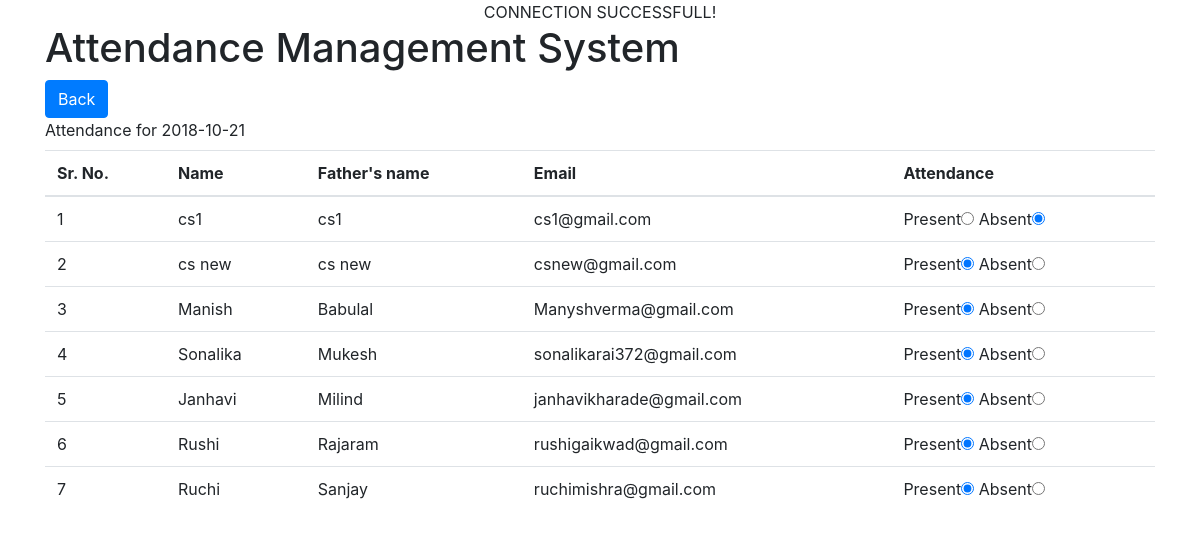
The page /viewp.php?date=2018-10-21 on the database its author committed.
### tables this page shows
CREATE TABLE IF NOT EXISTS `attendance` (
  `att_id` int(11) NOT NULL AUTO_INCREMENT,
  `value` varchar(50) NOT NULL,
  `emp_id` int(11) NOT NULL,
  `date` varchar(40) NOT NULL,
  PRIMARY KEY (`att_id`)
);

CREATE TABLE IF NOT EXISTS `emp` (
  `emp_id` int(11) NOT NULL AUTO_INCREMENT,
  `name` varchar(50) NOT NULL,
  `fname` varchar(50) NOT NULL,
  `email` varchar(100) NOT NULL,
  PRIMARY KEY (`emp_id`)
);

### viewp.php (the view, shortened to what this page needs)
<?php include_once("connection.php"); ?>
<!DOCTYPE html>
<html>
<head>
<link rel="stylesheet" href="https://maxcdn.bootstrapcdn.com/bootstrap/4.1.3/css/bootstrap.min.css">
</head>
<body>
<div class="panel panel-default container">
<div class="panel-heading">
    <h1 style="text-align: canter;">Attendance Management System</h1>
</div>
<div class="panel-body">
	<a href="index.php" class="btn btn-primary pull-right">Back</a>
<form method="post">
<table class="table">
	<thead>
	<tr>
	<th>Sr. No.</th>
	<th>Name</th>
	<th>Father's name</th>
	<th>Email</th>
	<th>Attendance</th>
	</tr>
	</thead>
	<?php
	if($_GET['date']){
		$date=$_GET['date'];
	$query="select emp.*,attendance.* from attendance
	inner join emp on attendance.emp_id=emp.emp_id and
	attendance.date='$date'";
	$result=$link->query($query);
	if($result->num_rows>0){
		$i=0;
	while($val=$result->fetch_assoc()){
		$i++;
	?>
	<tr>
	<td><?php echo $i; ?></td>
	<td><?php echo $val['name']; ?></td>
	<td><?php echo $val['fname']; ?></td>
	<td><?php echo $val['email']; ?></td>
	<td>
	Present<input type="radio" value="Present" <?php
	if($val['value']=='Present')
		echo "checked";
	?>
	>
	Absent<input type="radio" value="Absent" <?php
	if($val['value']=='Absent')
		echo "checked";
	?>
	>
	</td>
	</tr>
	<?php }}}  ?>
	</div>

### connection.php
<?php
$host="localhost";
$dbname="attnd1";
$user="root";
$pass="";
$link=new mysqli($host,$user,$pass,$dbname);
if($link){
	echo "<div align='center'>CONNECTION SUCCESSFULL!</div>";
}
else{
	echo "error in connection";
}
?>

### rows shown on the page
attendance: emp.name "cs1", emp.fname "cs1", emp.email "cs1@gmail.com", value "☑"
attendance: emp.name "cs new", emp.fname "cs new", emp.email "csnew@gmail.com", value "☑"
attendance: emp.name "Manish", emp.fname "Babulal", emp.email "Manyshverma@gmail.com", value "☑"
attendance: emp.name "Sonalika", emp.fname "Mukesh", emp.email "sonalikarai372@gmail.com", value "☑"
attendance: emp.name "Janhavi", emp.fname "Milind", emp.email "janhavikharade@gmail.com", value "☑"
attendance: emp.name "Rushi", emp.fname "Rajaram", emp.email "rushigaikwad@gmail.com", value "☑"
attendance: emp.name "Ruchi", emp.fname "Sanjay", emp.email "ruchimishra@gmail.com", value "☑"
